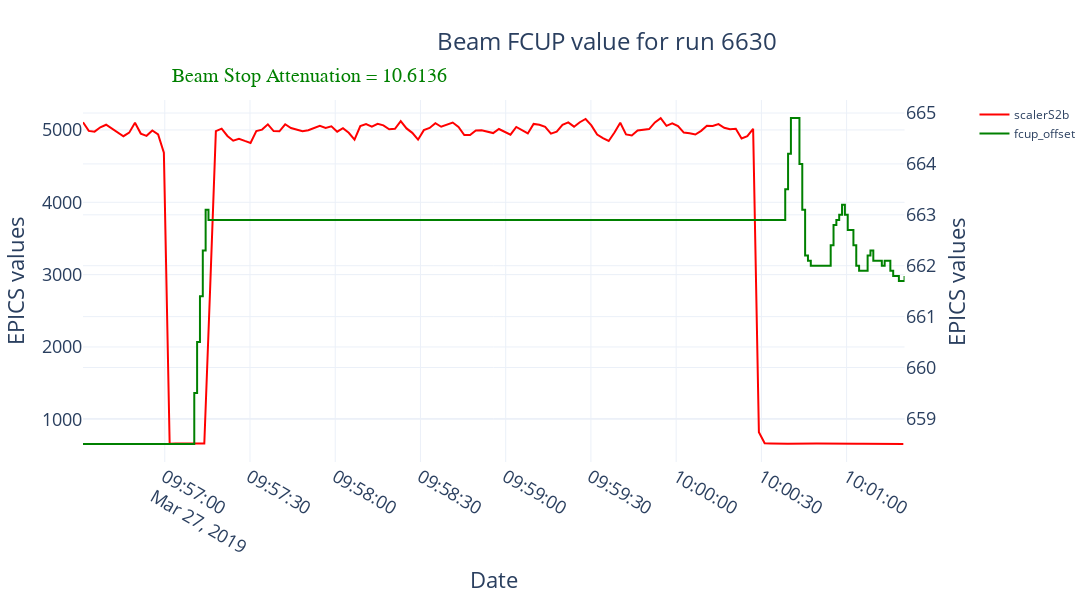

Source (notebook cell):
### Code cell
fig = make_subplots(specs=[[{"secondary_y": True}]])
fig.update_layout(height=600, width=1200, 
                  title=go.layout.Title(text=f"Beam FCUP value for run {data.All_Runs.iloc[i_run].name}", xanchor="left", x=0.4),
                  titlefont=dict(size=24),)
fig.add_trace(go.Scatter(x=scalerS2b["time"], y=scalerS2b["value"], name="scalerS2b", line=dict(color="red")))
fig.add_trace(go.Scatter(x=fcup_offset.index, y=fcup_offset["value"], name="fcup_offset", line=dict(color="green"), line_shape='hv'), 
              secondary_y=True)
#fig.add_trace(go.Scatter(x=[scalerS2b.iloc[0].time, scalerS2b.iloc[-1].time], 
#                         y=[beam_stop_atten.value.mean(),beam_stop_atten.value.mean()], name="IPM2C24A", line=dict(color="limegreen")),
#                         secondary_y=True)
fig.update_xaxes(title_text="Date", titlefont=dict(size=22), tickfont=dict(size=18))
fig.update_yaxes(title_text="EPICS values", titlefont=dict(size=22), tickfont=dict(size=18))
#fig.update_yaxes(title_text="Livetime", titlefont=dict(size=22),range=[0., 110.], tickfont=dict(size=18), secondary_y=True)
fig.add_annotation(x=0.1, y=1.1, xref='paper', yref='paper', text=f"Beam Stop Attenuation = {float(beam_stop_atten.value)}", showarrow=False,
                  font=dict(family="Times New Roman", size=20, color="green"))
fig.show()

### Figure 1 — Plotly figure (JSON) as saved in the notebook; plotly's stock layout.template omitted (floating-point values rounded to 4 significant figures; data arrays with more than 128 entries replaced by an {"elided": "..."} marker saying what was removed)
{"data": [{"line": {"color": "red"}, "name": "scalerS2b", "type": "scatter", "x": {"elided": "135 str values"}, "y": {"elided": "135 float values"}}, {"line": {"color": "green", "shape": "hv"}, "name": "fcup_offset", "type": "scatter", "x": ["2019-03-27T09:56:31.223000", "2019-03-27T09:57:10.389000", "2019-03-27T09:57:11.389000", "2019-03-27T09:57:12.389000", "2019-03-27T09:57:13.389000", "2019-03-27T09:57:14.389000", "2019-03-27T09:57:15.389000", "2019-03-27T10:00:38.394000", "2019-03-27T10:00:39.394000", "2019-03-27T10:00:40.394000", "2019-03-27T10:00:43.394000", "2019-03-27T10:00:44.394000", "2019-03-27T10:00:45.394000", "2019-03-27T10:00:46.394000", "2019-03-27T10:00:47.394000", "2019-03-27T10:00:54.394000", "2019-03-27T10:00:55.394000", "2019-03-27T10:00:56.394000", "2019-03-27T10:00:57.394000", "2019-03-27T10:00:58.394000", "2019-03-27T10:00:59.394000", "2019-03-27T10:01:00.394000", "2019-03-27T10:01:02.394000", "2019-03-27T10:01:03.394000", "2019-03-27T10:01:04.394000", "2019-03-27T10:01:07.394000", "2019-03-27T10:01:08.394000", "2019-03-27T10:01:09.394000", "2019-03-27T10:01:12.394000", "2019-03-27T10:01:13.394000", "2019-03-27T10:01:15.394000", "2019-03-27T10:01:16.394000", "2019-03-27T10:01:18.395000", "2019-03-27T10:01:20.395000"], "xaxis": "x", "y": [658.5, 659.5, 660.5, 661.4, 662.3, 663.1, 662.9, 663.5, 664.2, 664.9, 664, 663.1, 662.2, 662.1, 662, 662.4, 662.8, 662.9, 663, 663.2, 663, 662.7, 662.4, 662, 661.9, 662.2, 662.3, 662.1, 662, 662.1, 661.9, 661.8, 661.7, 661.8], "yaxis": "y2"}], "layout": {"annotations": [{"font": {"color": "green", "family": "Times New Roman", "size": 20}, "showarrow": false, "text": "Beam Stop Attenuation = 10.6136", "x": 0.1, "xref": "paper", "y": 1.1, "yref": "paper"}], "height": 600, "title": {"font": {"size": 24}, "text": "Beam FCUP value for run 6630", "x": 0.4, "xanchor": "left"}, "width": 1200, "xaxis": {"anchor": "y", "autorange": true, "domain": [0, 0.94], "range": ["2019-03-27 09:56:31.223", "2019-03-27 10:01:20.395"], "tickfont": {"size": 18}, "title": {"font": {"size": 22}, "text": "Date"}, "type": "date"}, "yaxis": {"anchor": "x", "autorange": true, "domain": [0, 1], "range": [409.2, 5414.0], "tickfont": {"size": 18}, "title": {"font": {"size": 22}, "text": "EPICS values"}, "type": "linear"}, "yaxis2": {"anchor": "x", "autorange": true, "overlaying": "y", "range": [658.1, 665.3], "side": "right", "tickfont": {"size": 18}, "title": {"font": {"size": 22}, "text": "EPICS values"}, "type": "linear"}}}
